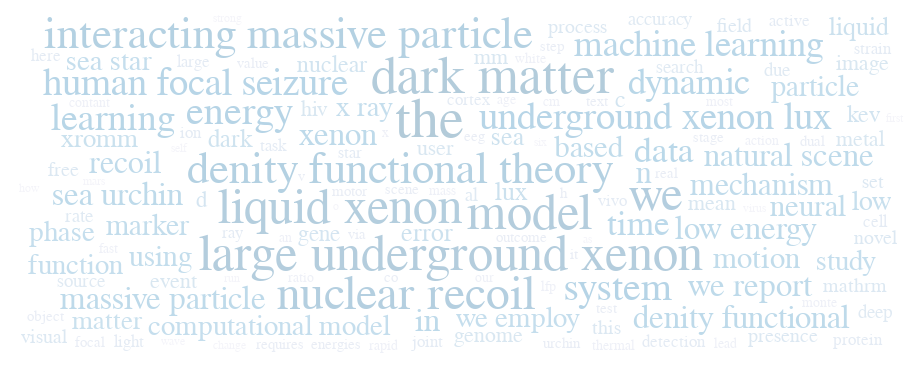

Notebook cell for this chart:
### Code cell
word_data_json = JSON.json(word_data);

word_cloud_spec = """{
  "width": 900,
  "height": 350,
  "padding": 10,
  "signals": [
    {"name": "hoverID", "value": 0}
  ],

  "data": [
    {
      "name": "table",
      "values": $(word_data_json)
    }
  ],

  "scales": [
    {
      "name": "color",
      "type": "log",
      "domain": {"data": "table", "field": "count"},
      "range": {"scheme": "purpleblue"}
    }
  ],

  "marks": [
    {
      "type": "text",
      "from": {"data": "table"},
      "encode": {
        "enter": {
          "text": {"field": "abstract"},
          "align": {"value": "center"},
          "baseline": {"value": "alphabetic"},
          "fill": {"scale": "color", "field": "count"}
        },
        "update": {
          "fillOpacity": [
            {"test": "indexof(datum.pubs, hoverID) > 0", "value": 1.0},
            {"value": 0.3}
          ]
        },
        "hover": {
          "fillOpacity": {"value": 1.0}
        }
      },
      "transform": [
        {
          "type": "wordcloud",
          "size": [{"signal": "width"}, {"signal": "height"}],
          "text": {"field": "text"},
          "font": "Helvetica Neue, Arial",
          "fontSize": {"field": "datum.count"},
          "fontSizeRange": [12, 56],
          "padding": 2
        }
      ]
    }
  ]
}"""

VegaLite.VGSpec(JSON.parse(word_cloud_spec))

### Figure 1 — Vega specification as saved in the notebook (floating-point values rounded to 4 significant figures; data arrays with more than 128 entries replaced by an {"elided": "..."} marker saying what was removed)
{"data": [{"name": "table", "values": {"elided": "464 records"}}], "height": 350, "marks": [{"encode": {"enter": {"align": {"value": "center"}, "baseline": {"value": "alphabetic"}, "fill": {"field": "count", "scale": "color"}, "text": {"field": "abstract"}}, "hover": {"fillOpacity": {"value": 1}}, "update": {"fillOpacity": [{"test": "indexof(datum.pubs, hoverID) > 0", "value": 1}, {"value": 0.3}]}}, "from": {"data": "table"}, "transform": [{"font": "Helvetica Neue, Arial", "fontSize": {"field": "datum.count"}, "fontSizeRange": [12, 56], "padding": 2, "size": [{"signal": "width"}, {"signal": "height"}], "text": {"field": "text"}, "type": "wordcloud"}], "type": "text"}], "padding": 10, "scales": [{"domain": {"data": "table", "field": "count"}, "name": "color", "range": {"scheme": "purpleblue"}, "type": "log"}], "signals": [{"name": "hoverID", "value": 0}], "width": 900}
